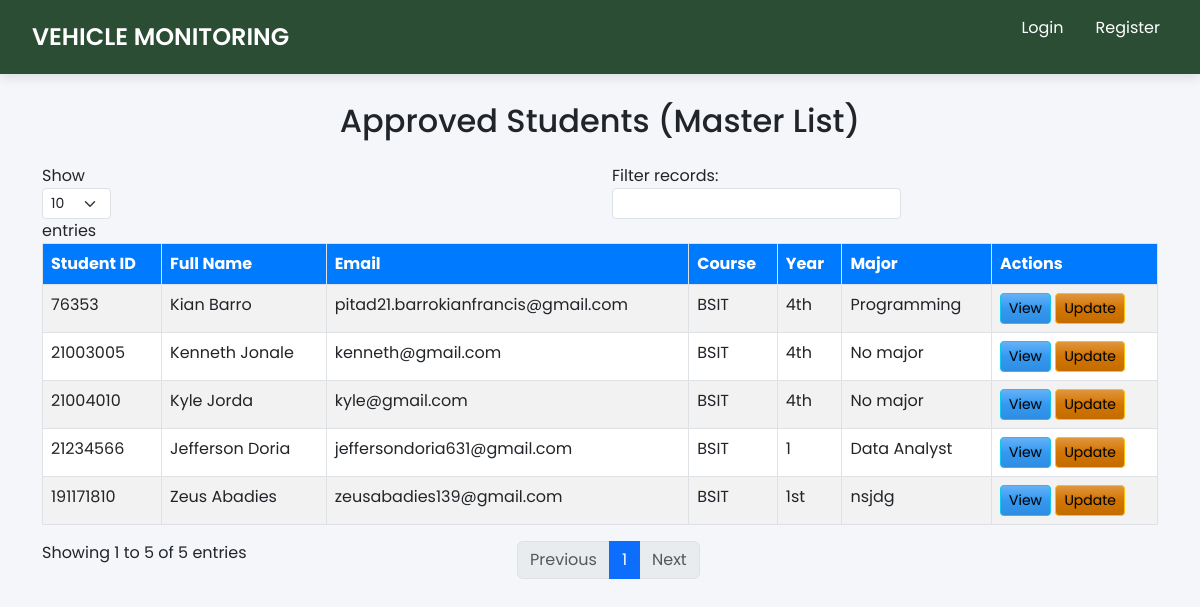
Page /student-list on the earlier database version.
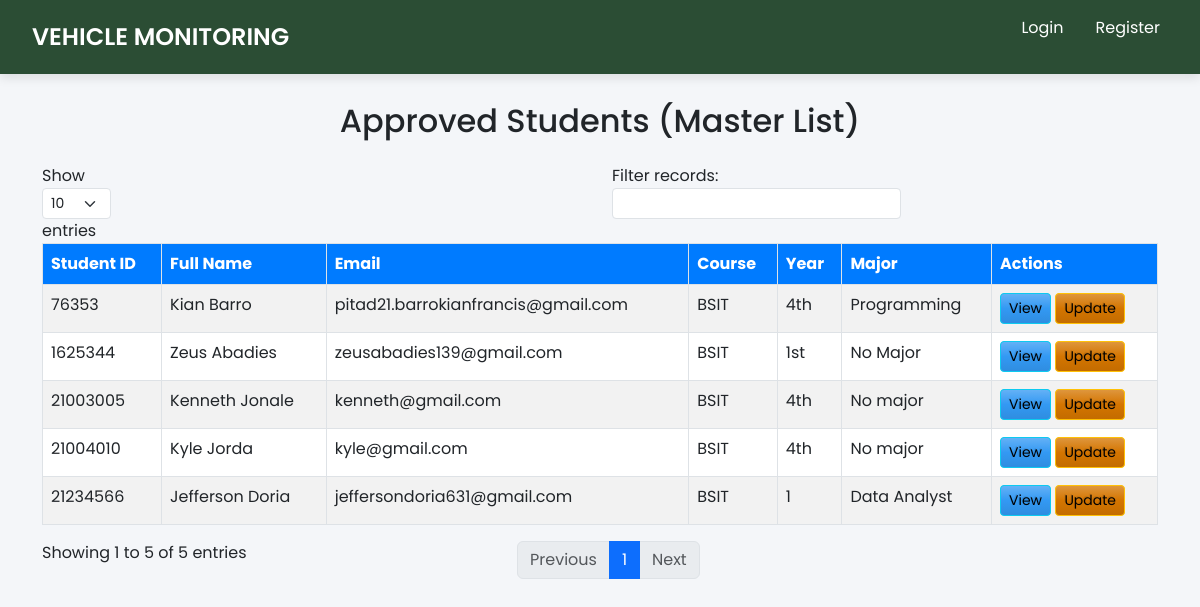
Same page on the later database version.
### qrapp/models.py (models this page shows, shortened)
class StudentMasterList(models.Model):
        student_id = models.CharField(max_length=20, unique=True)
        username = models.CharField(max_length=50)
        email = models.EmailField(unique=True)
        first_name = models.CharField(max_length=50, blank=True, null=True)
        last_name = models.CharField(max_length=50, blank=True, null=True)
        course = models.CharField(max_length=100)
        year = models.CharField(max_length=10)
        major = models.CharField(max_length=100)
        password = models.CharField(max_length=128, blank=True, null=False)
        qr_code = models.ImageField(upload_to='uploads/qr_codes/', blank=True, null=True)

### qrapp/views.py (the view)
# urls.py: path('student-list', views.student_list, name='student-list'),
def student_list(request):
    master_list_students = StudentMasterList.objects.all()
    return render(request, 'qrapp/student-list.html', {
        'master_list_students': master_list_students
    })

### qrapp/templates/qrapp/student-list.html (shortened to what this page needs)
{% extends 'qrapp/base.html' %}
{% block content %}
<div class="container my-1">
    <h2 class="text-center mb-4">Approved Students (Master List)</h2>
    <table id="masterListTable" class="table table-striped table-bordered table-hover" style="width:100%">
        <thead>
            <tr>
                <th>Student ID</th>
                <th>Full Name</th>
                <th>Email</th>
                <th>Course</th>
                <th>Year</th>
                <th>Major</th>
                <th>Actions</th>
            </tr>
        </thead>
        <tbody>
            {% for student in master_list_students %}
            <tr>
                <td>{{ student.student_id }}</td>
                <td>{{ student.first_name }} {{ student.last_name }}</td>
                <td>{{ student.email }}</td>
                <td>{{ student.course }}</td>
                <td>{{ student.year }}</td>
                <td>{{ student.major }}</td>
                <td>
                    <button class="btn btn-info btn-sm view-btn" data-id="{{ student.id }}" data-bs-toggle="modal" data-bs-target="#viewStudentModal">View</button>
                    <button class="btn btn-warning btn-sm update-btn" data-id="{{ student.id }}" data-bs-toggle="modal" data-bs-target="#updateStudentModal">Update</button>
                </td>
            </tr>
            {% empty %}
            <tr>
                <td colspan="7" class="text-center">No approved students yet.</td>
            </tr>
            {% endfor %}
        </tbody>
    </table>
</div>
{% endblock %}

Differences in the rows shown:
removed StudentMasterList: student_id "191171810", first_name "Zeus", last_name "Abadies", email "zeusabadies139@gmail.com", course "BSIT", year "1st", major "nsjdg"
added StudentMasterList: student_id "1625344", first_name "Zeus", last_name "Abadies", email "zeusabadies139@gmail.com", course "BSIT", year "1st", major "No Major"
